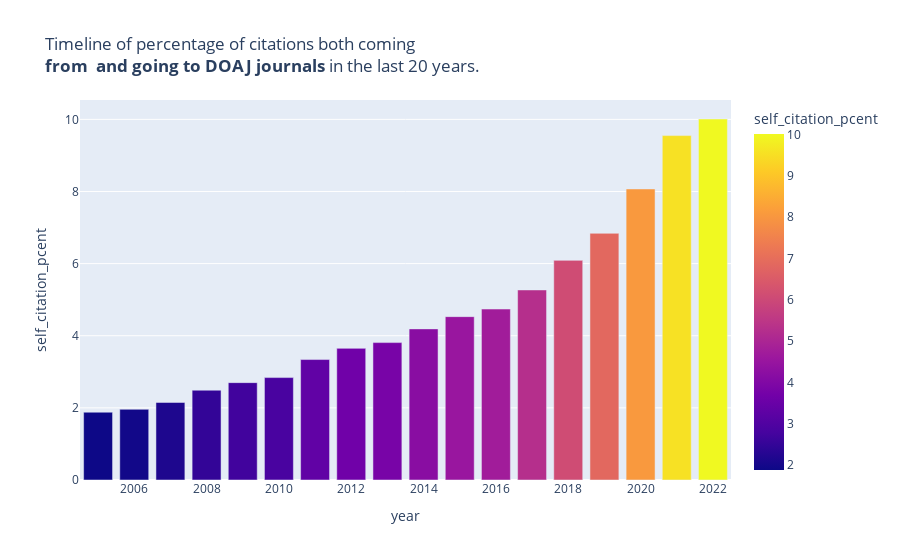

This figure's notebook cell:
### Markdown cell above
Plotting timelines of percentages of citations.

### Code cell
cit_pcent_years_fig = px.bar(final_df_years[-20:-2], x='year', y='self_citation_pcent', 
             hover_data=['self_citation_pcent'],
             title='Timeline of percentage of citations both coming <br><b>from  and going to DOAJ journals</b> in the last 20 years.', 
             color='self_citation_pcent',
             height=600)
cit_pcent_years_fig.show()

### Figure 1 — Plotly figure (JSON) as saved in the notebook; plotly's stock layout.template omitted (floating-point values rounded to 4 significant figures)
{"data": [{"alignmentgroup": "True", "hovertemplate": "year=%{x}<br>self_citation_pcent=%{marker.color}<extra></extra>", "legendgroup": "", "marker": {"color": [1.88, 1.96, 2.15, 2.49, 2.7, 2.84, 3.34, 3.65, 3.81, 4.19, 4.53, 4.74, 5.27, 6.09, 6.84, 8.07, 9.55, 10.01], "coloraxis": "coloraxis", "pattern": {"shape": ""}}, "name": "", "offsetgroup": "", "orientation": "v", "showlegend": false, "textposition": "auto", "type": "bar", "x": [2005, 2006, 2007, 2008, 2009, 2010, 2011, 2012, 2013, 2014, 2015, 2016, 2017, 2018, 2019, 2020, 2021, 2022], "xaxis": "x", "y": [1.88, 1.96, 2.15, 2.49, 2.7, 2.84, 3.34, 3.65, 3.81, 4.19, 4.53, 4.74, 5.27, 6.09, 6.84, 8.07, 9.55, 10.01], "yaxis": "y"}], "layout": {"autosize": true, "barmode": "relative", "coloraxis": {"colorbar": {"title": {"text": "self_citation_pcent"}}, "colorscale": [[0, "#0d0887"], [0.1111, "#46039f"], [0.2222, "#7201a8"], [0.3333, "#9c179e"], [0.4444, "#bd3786"], [0.5556, "#d8576b"], [0.6667, "#ed7953"], [0.7778, "#fb9f3a"], [0.8889, "#fdca26"], [1, "#f0f921"]]}, "legend": {"tracegroupgap": 0}, "title": {"text": "Timeline of percentage of citations both coming <br><b>from  and going to DOAJ journals</b> in the last 20 years."}, "xaxis": {"anchor": "y", "autorange": true, "domain": [0, 1], "range": [2004.0, 2022.0], "title": {"text": "year"}, "type": "linear"}, "yaxis": {"anchor": "x", "autorange": true, "domain": [0, 1], "range": [0, 10.54], "title": {"text": "self_citation_pcent"}, "type": "linear"}}}
